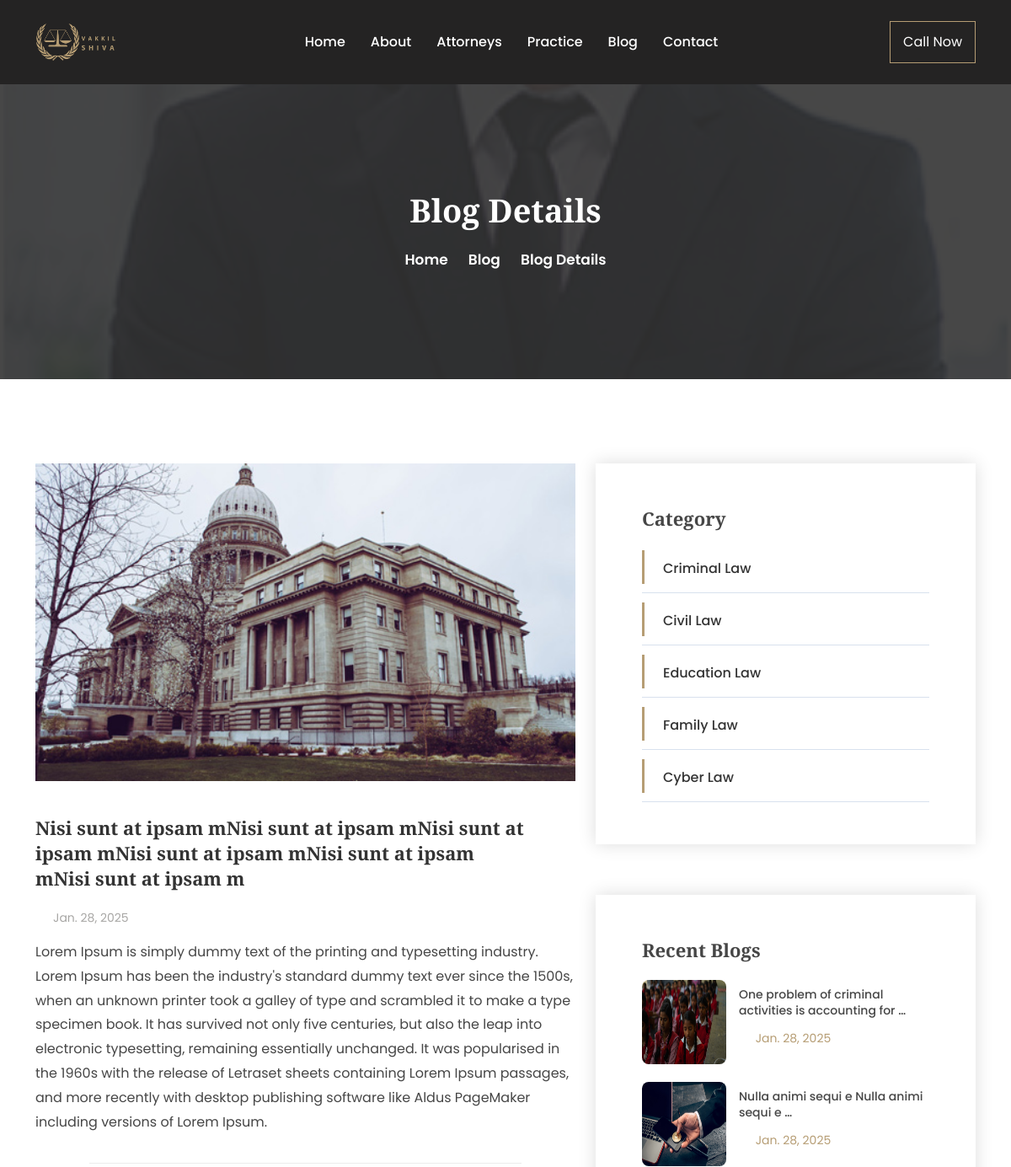
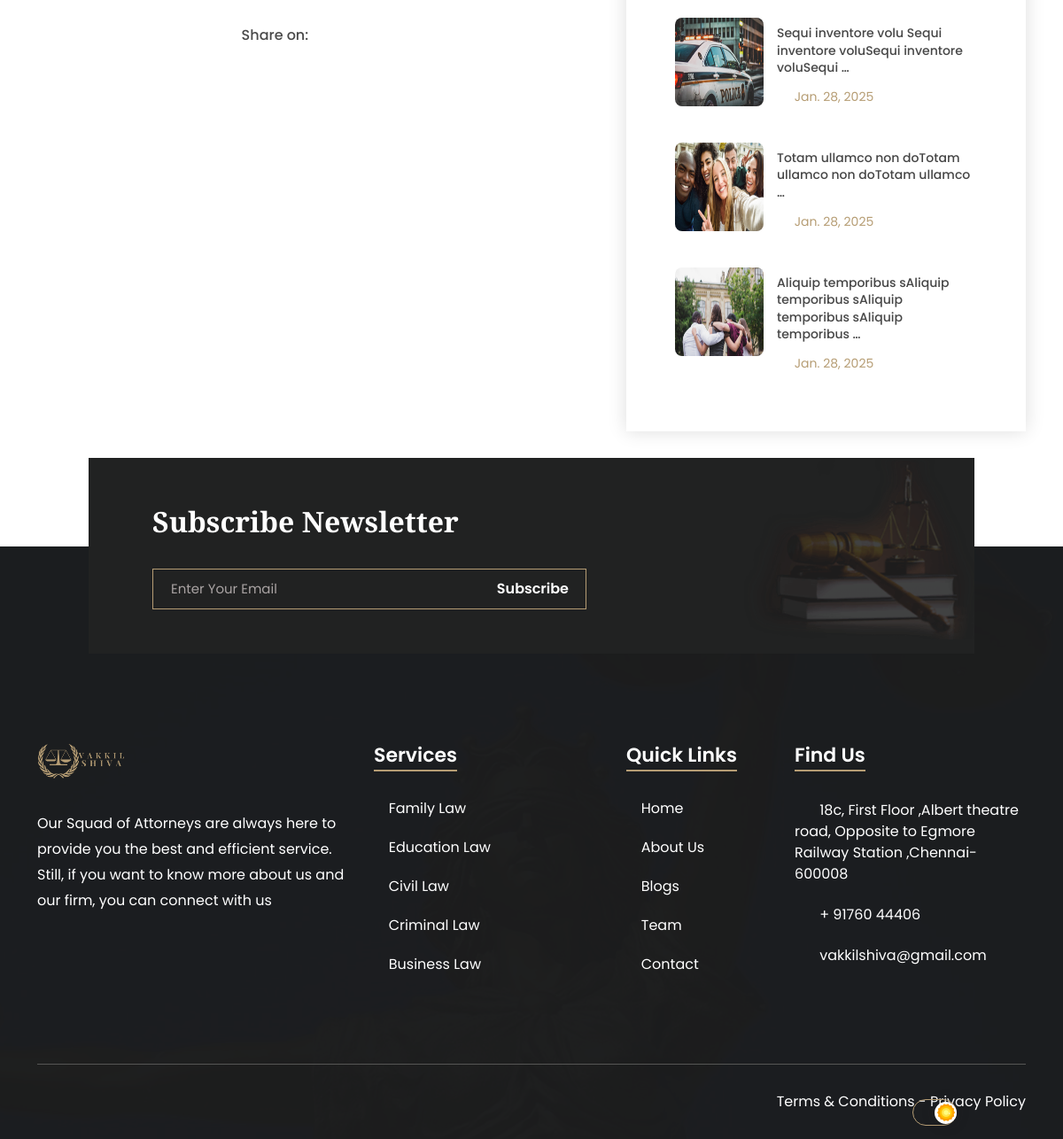
Screenshot of /blog-details/14/ with the database file from the repository (2 pictures, top to bottom).
### app/models.py (models this page shows, shortened)
class Blog(models.Model):
    blog_img = models.ImageField(upload_to='images/')
    blog_category = models.ForeignKey(Consultants, on_delete=models.CASCADE)
    blog_title = models.TextField()
    blog_date = models.DateField()
    blog_content = models.TextField()

### app/views.py (the view)
# urls.py: path('blog-details/<int:id>/', views.blog_details, name='blog-details'),
def blog_details(request, id):
    blog = get_object_or_404(Blog, id=id)
    recent_blogs = Blog.objects.order_by('-blog_date')[:5]
    return render(request, 'app/blog-details.html', {'blog': blog, 'recent_blogs': recent_blogs})

### templates/app/blog-details.html (shortened to what this page needs)
{% extends 'base/base.html' %}
{% load static %}
{% block content %}
{% include 'inc/navbar.html' %}
        <div class="page-title-area title-img-one">
            <div class="d-table">
                <div class="d-table-cell">
                    <div class="page-title-text">
                        <h2>Blog Details</h2>
                        <ul>
                            <li>
                                <a href="{% url 'index' %}">Home</a>
                            </li>
                            <li>
                                <i class="icofont-simple-right"></i>
                            </li>
                            <li>
                                <a href="{% url 'blog' %}">Blog</a>
                            </li>
                            <li>
                                <i class="icofont-simple-right"></i>
                            </li>
                            <li>Blog Details</li>
                        </ul>
                    </div>
                </div>
            </div>
        </div>
        <div class="blog-details-area pt-100 pb-70">
            <div class="container">
                <div class="row justify-content-center">
                    <div class="col-lg-7">
                        <div class="blog-details-item">
                            <div class="blog-details-img">
                                <img src="{{ blog.blog_img.url }}" alt="{{ blog.blog_title }}">
                                <h2>{{ blog.blog_title }}</h2>
                                <ul>
                                    <li>
                                        <i class="icofont-calendar"></i>
                                        {{ blog.blog_date }}
                                    </li>
                                </ul>
                                <p>{{ blog.blog_content }}</p>
                            </div>
                            <div class="blog-details-social">
                                <ul>
                                    <li>
                                        <span>Share on:</span>
                                    </li>
                                    <li>
                                        <a href="#">
                                            <i class="icofont-facebook"></i>
                                        </a>
                                    </li>
                                    <li>
                                        <a href="#">
                                            <i class="icofont-twitter"></i>
                                        </a>
                                    </li>
                                    <li>
                                        <a href="#">
                                            <i class="icofont-linkedin"></i>
                                        </a>
                                    </li>
                                </ul>
                            </div>
                        </div>
                    </div>
                    <div class="col-lg-5">
                        <div class="blog-details-item">
                            <div class="blog-details-category">
                                <h3>Category</h3>
                                <ul>
                                    <li>
                                        <a href="{% url "practice-criminal-law" %}">
                                            Criminal Law
                                        </a>
                                    </li>
                                    <li>
                                        <a href="{% url "practice-cyber-law" %}">
                                            Civil Law
                                        </a>
                                    </li>
                                    <li>
                                        <a href="{% url "practice-education-law" %}">
                                            Education Law
                                        </a>
                                    </li>
                                    <li>
                                        <a href="{% url "practice-family-law" %}">
                                            Family Law
                                        </a>
                                    </li>
                                    <li>
                                        <a href="{% url "practice-cyber-law" %}">
                                            Cyber Law
                                        </a>
                                    </li>
                                </ul>
                            </div>
                            <div class="blog-details-search">
                                <h3>Recent Blogs</h3>
                                <ul>
                                    {% for recent_blog in recent_blogs %}
                                    <li>
                                        <img src="{{ recent_blog.blog_img.url }}" alt="{{ recent_blog.blog_title }}" style="height: 100px; width: 100px;">
                                        <div class="blog-details-recent">
                                            <h4>
                                                <a href="{% url 'blog-details' recent_blog.id %}">
                                                    {{ recent_blog.blog_title|truncatewords:8 }}
                                                </a>
                                            </h4>
                                            <ul>
                                                <li>
                                                    <i class="icofont-calendar"></i>
                                                    {{ recent_blog.blog_date }}
                                                </li>
                                            </ul>
                                        </div>
                                    </li>
                                    {% endfor %}
                                </ul>
                            </div>
                        </div>
                    </div>
                </div>
            </div>
        </div>
        {% endblock content %}

### rows the page displays
Blog: blog_img (picture), blog_title "Nisi sunt at ipsam mNisi sunt at ipsam mNisi sunt at ipsam mNisi sunt at ipsam mNisi sunt at ipsam mNisi sunt at ipsam m", blog_date "Jan. 28, 2025", blog_content "Lorem Ipsum is simply dummy text of the printing and typesetting industry. Lorem Ipsum has been the industry's standard dummy text ever since the 1500s, when an unknown printer took a galley of type and scrambled it to make a type specimen book. It has survived not only five centuries, but also the leap into electronic typesetting, remaining essentially unchanged. It was popularised in the 1960s with the release of Letraset sheets containing Lorem Ipsum passages, and more recently with desktop publishing software like Aldus PageMaker including versions of Lorem Ipsum."
Blog: blog_img (picture), blog_title "One problem of criminal activities is accounting for …", blog_date "Jan. 28, 2025"
Blog: blog_img (picture), blog_title "Nulla animi sequi e Nulla animi sequi e …", blog_date "Jan. 28, 2025"
Blog: blog_img (picture), blog_title "Sequi inventore volu Sequi inventore voluSequi inventore voluSequi …", blog_date "Jan. 28, 2025"
Blog: blog_img (picture), blog_title "Totam ullamco non doTotam ullamco non doTotam ullamco …", blog_date "Jan. 28, 2025"
Blog: blog_img (picture), blog_title "Aliquip temporibus sAliquip temporibus sAliquip temporibus sAliquip temporibus …", blog_date "Jan. 28, 2025"
